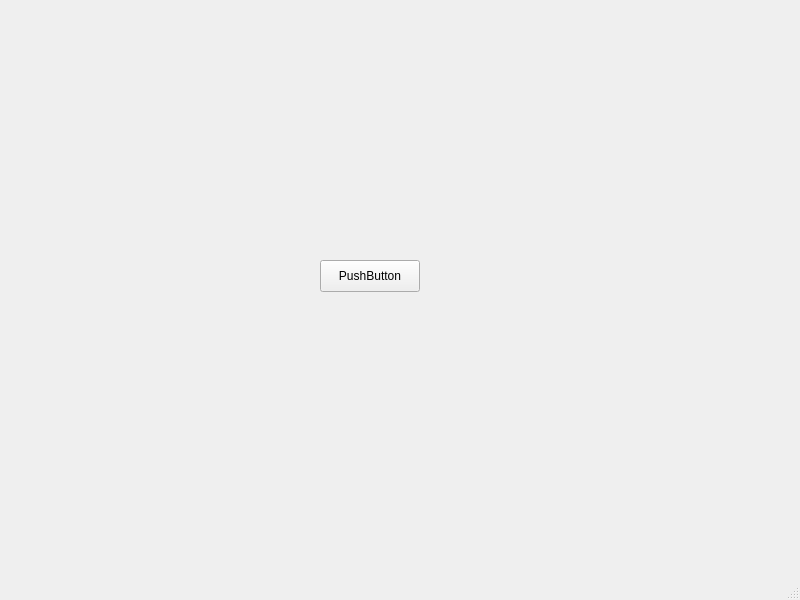
<?xml version="1.0" encoding="UTF-8"?>
<ui version="4.0">
 <class>MainWindow</class>
 <widget class="QMainWindow" name="MainWindow">
  <property name="geometry">
   <rect>
    <x>0</x>
    <y>0</y>
    <width>800</width>
    <height>600</height>
   </rect>
  </property>
  <property name="windowTitle">
   <string>MainWindow</string>
  </property>
  <widget class="QWidget" name="centralwidget">
   <widget class="QPushButton" name="pushButton">
    <property name="geometry">
     <rect>
      <x>320</x>
      <y>260</y>
      <width>100</width>
      <height>32</height>
     </rect>
    </property>
    <property name="text">
     <string>PushButton</string>
    </property>
   </widget>
  </widget>
  <widget class="QMenuBar" name="menubar">
   <property name="geometry">
    <rect>
     <x>0</x>
     <y>0</y>
     <width>800</width>
     <height>37</height>
    </rect>
   </property>
  </widget>
  <widget class="QStatusBar" name="statusbar"/>
 </widget>
 <resources/>
 <connections/>
</ui>
